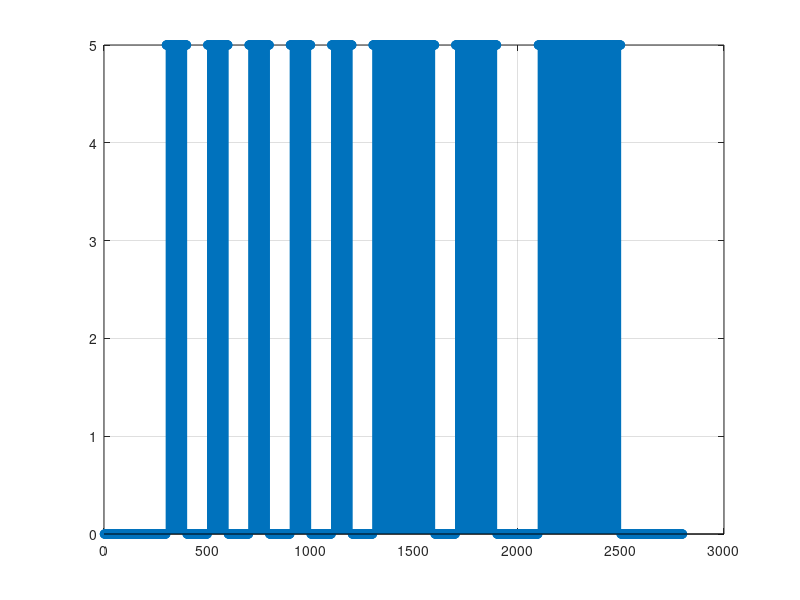

This figure's MATLAB source:
X=[0 0 0 1 0 1 0 1 0 1 0 1 0 1 1 1 0 1 1 0 0 1 1 1 1 0 0 0];
i = 1;
for x = 1:28
    if X(x) == 1
        encode(i:i+99) = 5;
    else 
        if X(x) == 0
            encode(i:i+99) = 0;
        end
    end
    i = i+100;
end
length(encode())
stem(encode())
grid on
